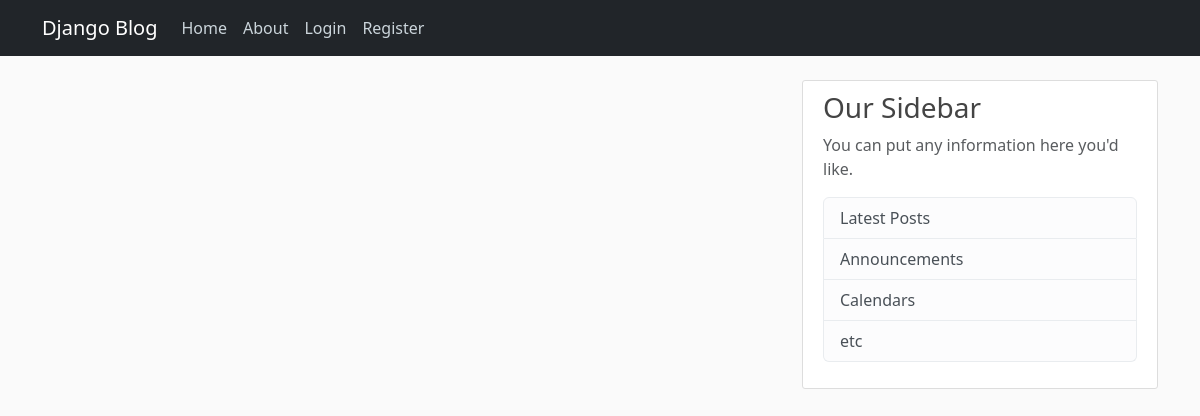
/, run on an earlier commit of the app's database.
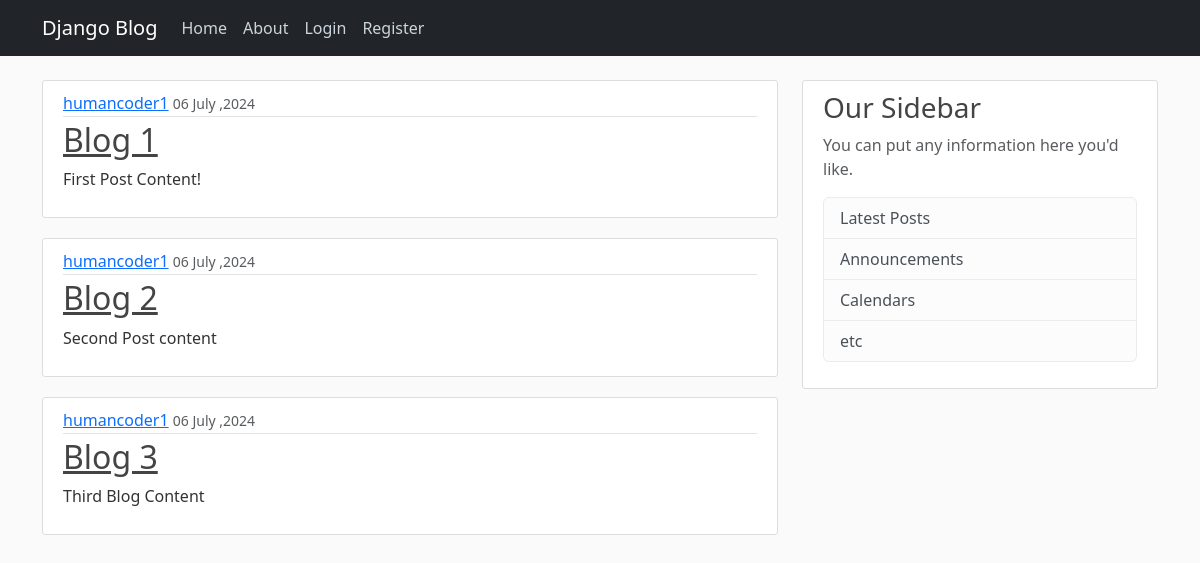
And on a later commit of the database.
### blog_app/models.py (models this page shows, shortened)
class Posts(models.Model):
    title = models.CharField(max_length=100) # title will a field in our post table in the database
    content = models.TextField()
    date_posted = models.DateTimeField(default=timezone.now)
    author = models.ForeignKey(User , on_delete=models.CASCADE)

### blog_app/views.py (the view)
# urls.py: path('' , views.home , name="blog-home"), #for enabling this as the default page now the first page open will be the home page
def home(request):
    context = {
        "posts" : Posts.objects.all()
    }
    return render(request , "blog_html_templates/home.html" ,context)

### blog_app/templates/blog_html_templates/home.html
{% extends "blog_html_templates/base.html" %}
{% block content %}
{% for post in posts %}
<article class="media content-section">
    <div class="media-body">
        <div class="article-metadata">
            <a class="mr-2" href="#">{{ post.author }}</a>
            <small class="text-muted">{{ post.date_posted|date:"d F ,Y" }}</small>
        </div>
        <h2><a class="article-title" href="#">{{ post.title }}</a></h2>
        <p class="article-content">{{ post.content }}</p>
    </div>
</article>
{% endfor %}
{% endblock content %}

### blog_app/templates/blog_html_templates/Base.html (shortened to what this page needs)
{% load static %}
<!DOCTYPE html>
<html lang="en">
<head>
    <link href="https://cdn.jsdelivr.net/npm/bootstrap@5.3.3/dist/css/bootstrap.min.css" rel="stylesheet"
>
    <link rel="stylesheet" type="text/css" href="{% static 'css_templates/main.css' %}">
</head>
<body>
    <header class="site-header">
        <nav class="navbar navbar-expand-md bg-dark fixed-top" data-bs-theme="dark">
            <div class="container">
                <a class="navbar-brand mr-4" href="{% url 'blog-home' %}">Django Blog</a>
                <div class="collapse navbar-collapse" id="navbarToggle">
                    <div class="navbar-nav mr-auto">
                        <a class="nav-item nav-link" href="{% url 'blog-home' %}">Home</a>
                        <a class="nav-item nav-link" href="{% url 'blog-about' %}">About</a>
                    </div>
                    <div class="navbar-nav">
                        <a class="nav-item nav-link" href="#">Login</a>
                        <a class="nav-item nav-link" href="#">Register</a>
                    </div>
                </div>
            </div>
        </nav>
    </header>
    <main role="main" class="container">
        <div class="row">
            <div class="col-md-8">
                {% block content %}{% endblock %}
            </div>
            <div class="col-md-4">
                <div class="content-section">
                    <h3>Our Sidebar</h3>
                    <p class='text-muted'>You can put any information here you'd like.
                    <ul class="list-group">
                        <li class="list-group-item list-group-item-light">Latest Posts</li>
                        <li class="list-group-item list-group-item-light">Announcements</li>
                        <li class="list-group-item list-group-item-light">Calendars</li>
                        <li class="list-group-item list-group-item-light">etc</li>
                    </ul>
                    </p>
                </div>
            </div>
        </div>
    </main>
</body>
</html>

### blog_app/static/css_templates/main.css (style rules this page uses)
body { background: #fafafa; color: #333333; margin-top: 5rem; }
h1, h2, h3, h4, h5, h6 { color: #444444; }
ul { margin: 0; }
.site-header .navbar-nav .nav-link { color: #cbd5db; }
.content-section { background: #ffffff; padding: 10px 20px; border: 1px solid #dddddd; border-radius: 3px; margin-bottom: 20px; }
.article-title { color: #444444; }
.article-content { white-space: pre-line; }
.article-metadata { padding-bottom: 1px; margin-bottom: 4px; border-bottom: 1px solid #e3e3e3 }

What changed in the data, as far as the page shows it:
added Posts: author "humancoder1", date_posted "06 July ,2024", title "Blog 1", content "First Post Content!"
added Posts: author "humancoder1", date_posted "06 July ,2024", title "Blog 2", content "Second Post content"
added Posts: author "humancoder1", date_posted "06 July ,2024", title "Blog 3", content "Third Blog Content"
